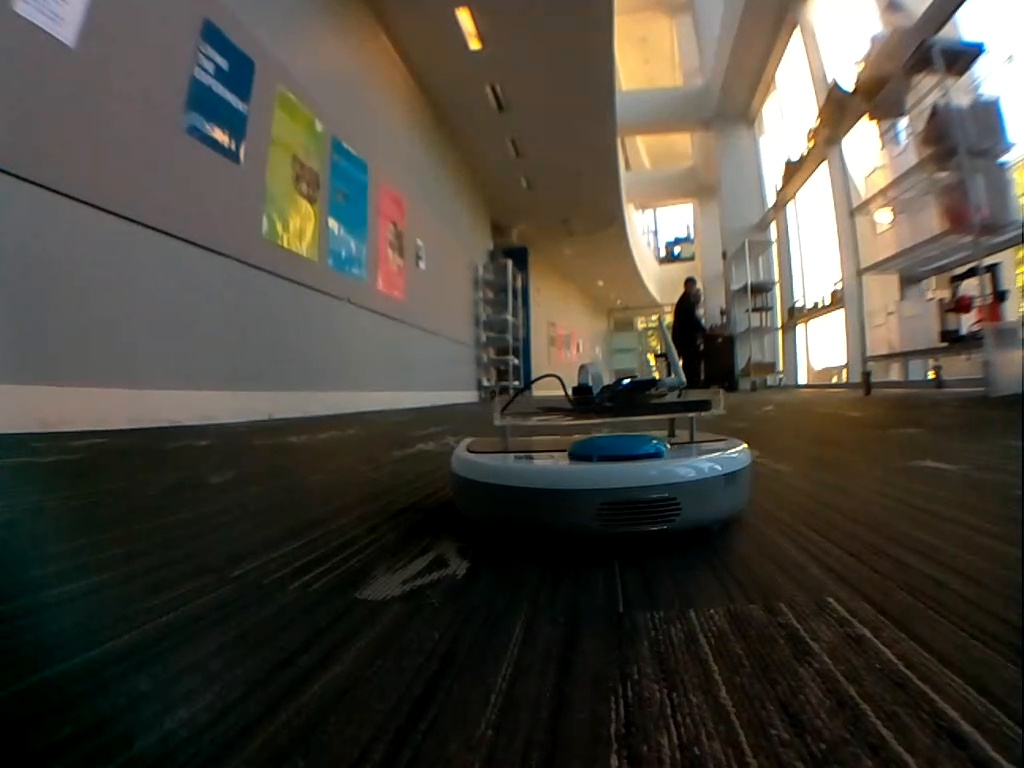
#> input picture dataset/Lens/89.jpg, 1024 x 768 px, found by its file name
$ python match_keypoints.py
#> lines starting #> are read from the running program, lines starting #| are printed output that depends on the picture
#!/usr/bin/env python3

""" A demo that shows how keypoint matches work using SIFT """

import cv2
import pickle
import numpy as np
from os import path

class KeyPointMatcherDemo(object):
    """ KeyPointMatcherDemo shows the basics of interest point detection,
        descriptor extraction, and descriptor matching in OpenCV """
    def __init__(self, im1_file, im2_file):
        enclosing_dir = path.dirname(path.realpath(__file__))
        print(enclosing_dir)
        self.im1_file = path.join(enclosing_dir, 'NoLens', im1_file)
        self.im2_file = path.join(enclosing_dir, 'NoLens', im2_file)

        self.keypoint_algorithm = cv2.SIFT_create()
        self.matcher = cv2.BFMatcher()
        self.im = None

        self.corner_threshold = 0.0
        self.ratio_threshold = 1.0

    def compute_matches(self):
        """ reads in two image files and computes possible matches between them using SIFT """
        im1 = cv2.imread(self.im1_file)
#> im1 is the input picture: shape (768, 1024, 3); mean B, G, R 61.4, 70.7, 75.4
        im2 = cv2.imread(self.im2_file)
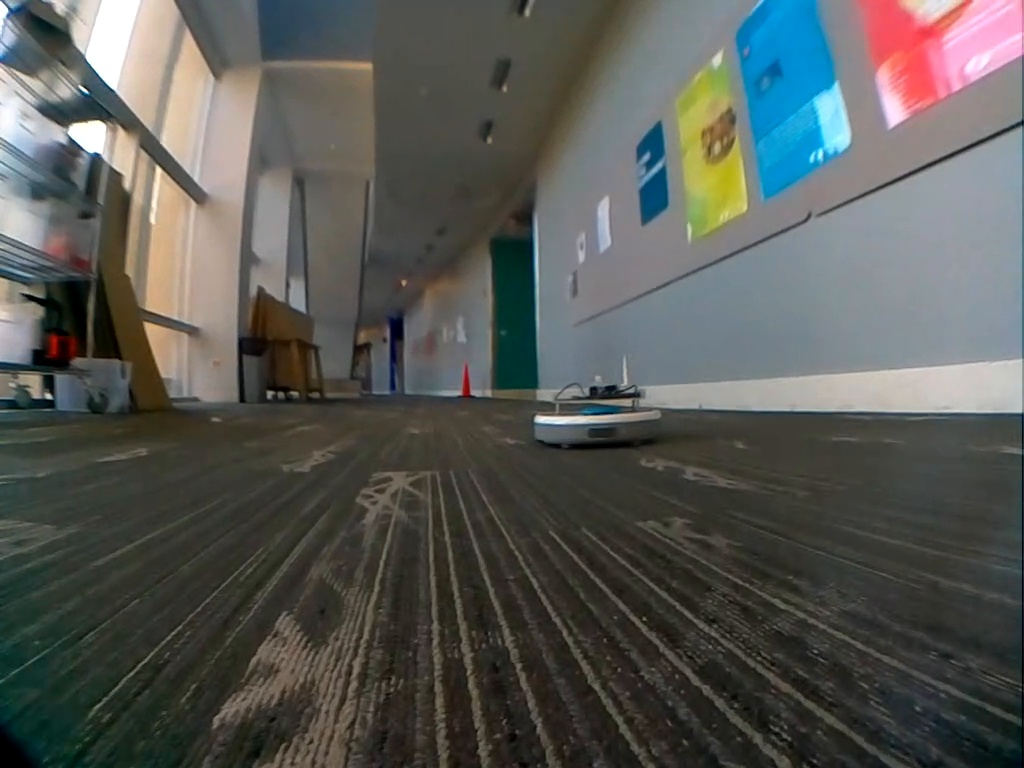
#> input picture dataset/Lens/15.jpg, 1024 x 768 px, found by its file name
#> im2 is the input picture: shape (768, 1024, 3); mean B, G, R 85.3, 89.2, 87.7

        im1_bw = cv2.cvtColor(im1,cv2.COLOR_BGR2GRAY)
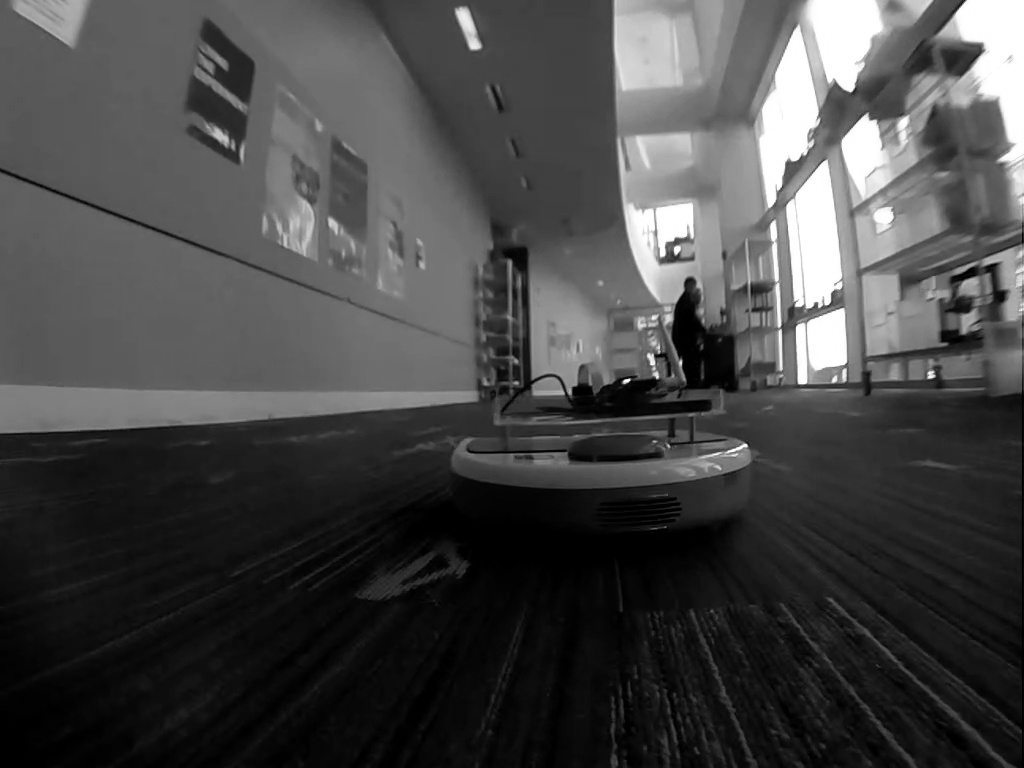
#> im1_bw: shape (768, 1024); min 0, max 255, mean 71
        im2_bw = cv2.cvtColor(im2,cv2.COLOR_BGR2GRAY)
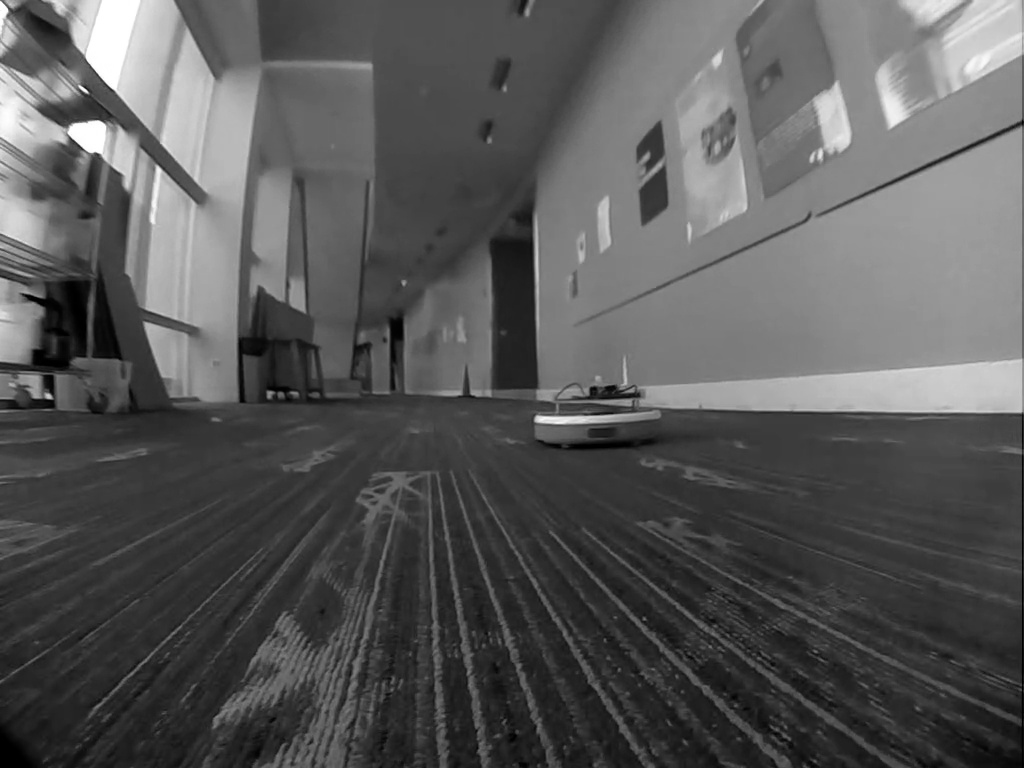
#> im2_bw: shape (768, 1024); min 0, max 255, mean 88.3

        kp1, des1 = self.keypoint_algorithm.detectAndCompute(im1_bw, None)
#> kp1 = 1297 keypoints; strongest (x, y, size): (931, 375, 5.1), (677, 249, 4.8), (680, 363, 2.9), (745, 445, 2.7)
        kp2, des2 = self.keypoint_algorithm.detectAndCompute(im2_bw, None)
#> kp2 = 2090 keypoints; strongest (x, y, size): (91, 135, 21.8), (48, 396, 4.2), (540, 419, 6.6), (48, 38, 38.3)

        matches = self.matcher.knnMatch(des1,des2,k=2)
#> matches = 1297 matches

        good_matches = []
        for m,n in matches:
            # make sure the distance to the closest match is sufficiently better than the second closest
            if (m.distance < self.ratio_threshold*n.distance and
                kp1[m.queryIdx].response > self.corner_threshold and
                kp2[m.trainIdx].response > self.corner_threshold):
                good_matches.append((m.queryIdx, m.trainIdx))
#> after the loop, good_matches = 1296 pairs, first value 0 to 1296, second value 0 to 2089

        pts1 = np.zeros((len(good_matches),2))
#> pts1 = 1296 pairs, first value 0 to 0, second value 0 to 0
        pts2 = np.zeros((len(good_matches),2))
#> pts2 has the same summary as pts1

        for idx in range(len(good_matches)):
            match = good_matches[idx]
            pts1[idx,:] = kp1[match[0]].pt
            pts2[idx,:] = kp2[match[1]].pt
#> this loop made 1296 passes
#> match on passes 1 to 3: (0, 1972), (1, 1952), (2, 341)
#> after the loop, pts1 = 1296 pairs, first value 13.12 to 1020.6, second value 14.4 to 762.9; pts2 = 1296 pairs, first value 2.83 to 1020.4, second value 5.1 to 765.2

        self.im = np.array(np.hstack((im1,im2)))
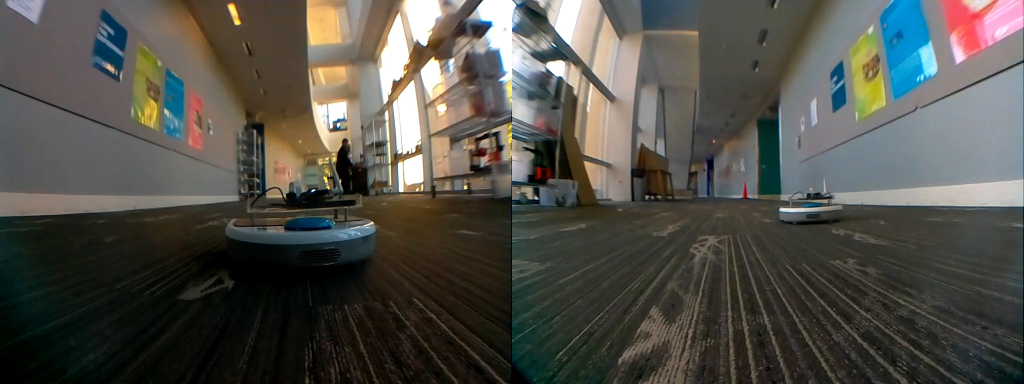
#> self.im: shape (768, 2048, 3) (shown at 1/2 size); mean B, G, R 73.4, 80, 81.5

        # plot the points
        for i in range(pts1.shape[0]):
            cv2.circle(self.im,(int(pts1[i, 0]),int(pts1[i, 1])), 2, (255, 0, 0), 2)
            cv2.circle(self.im,(int(pts2[i, 0] + im1.shape[1]), int(pts2[i, 1])), 2, (255, 0, 0), 2)
            cv2.line(self.im, (int(pts1[i, 0]), int(pts1[i, 1])), (int(pts2[i, 0] + im1.shape[1]), int(pts2[i, 1])), (0, 255, 0))
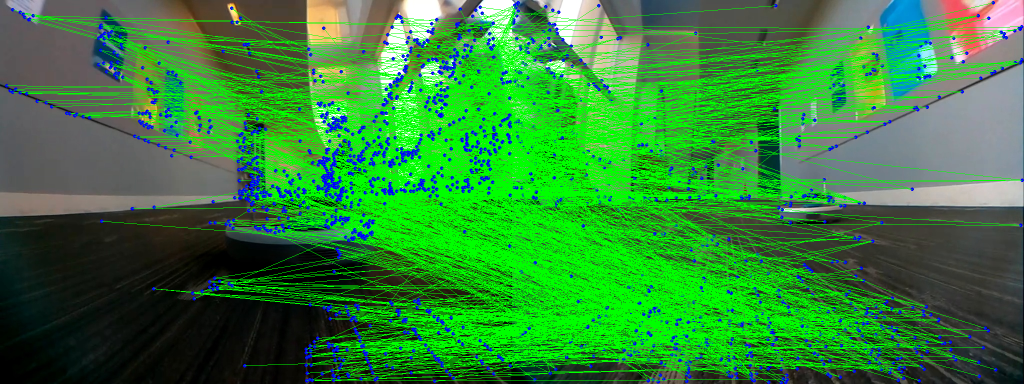
#> self.im: shape (768, 2048, 3) (shown at 1/2 size); mean B, G, R 55.9, 132.4, 51.4

def set_corner_threshold(thresh):
    """ Sets the threshold to consider an interest point a corner.  The higher the value
        the more the point must look like a corner to be considered """
    global matcher
    matcher.corner_threshold = thresh/100000.0

def set_ratio_threshold(ratio):
    """ Sets the ratio of the nearest to the second nearest neighbor to consider the match a good one """
    global matcher
    matcher.ratio_threshold = ratio/100.0

def mouse_event(event,x,y,flag,im):
    """ Handles mouse events.  In this case when the user clicks, the matches are recomputed """
    if event == cv2.EVENT_FLAG_LBUTTON:
        matcher.compute_matches()

if __name__ == '__main__':
    matcher = KeyPointMatcherDemo('89.jpg','15.jpg')

    # setup a basic UI
    cv2.namedWindow('UI')
    cv2.createTrackbar('Corner Threshold', 'UI', 0, 100, set_corner_threshold)
    cv2.createTrackbar('Ratio Threshold', 'UI', 100, 100, set_ratio_threshold)
    matcher.compute_matches()

    cv2.imshow("MYWIN",matcher.im)
    cv2.setMouseCallback("MYWIN",mouse_event,matcher)

    while True:
        cv2.imshow("MYWIN",matcher.im)
        cv2.waitKey(50)
    cv2.destroyAllWindows()
